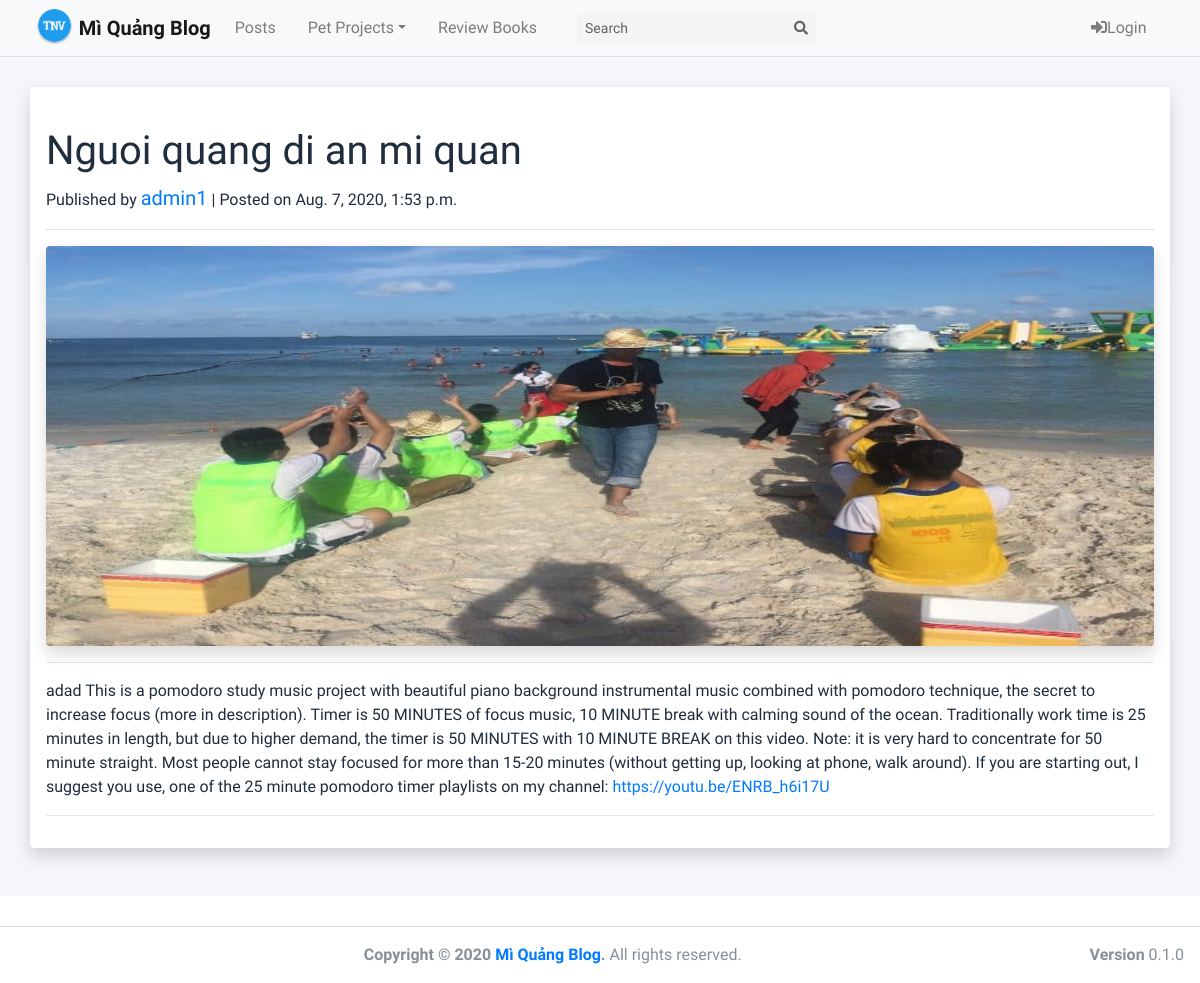
The app's page /blog/admin1-nguoi-quang-di-an-mi-quan/ with its own data.
### blog/models.py (models this page shows, shortened)
class BlogPost(models.Model):
    title = models.CharField(null=False, max_length=50, blank=False)
    content = RichTextUploadingField(blank=True, null=True)
    date_published = models.DateTimeField(auto_now_add=True, verbose_name="date published")
    image = models.ImageField(upload_to='blog', null=False, blank=True)
    date_updated = models.DateTimeField(auto_now=True, verbose_name="date updated")
    author = models.ForeignKey(settings.AUTH_USER_MODEL, on_delete=models.CASCADE)
    slug = models.SlugField(blank=True, unique=True)

### account/models.py (models this page shows, shortened)
class Account(AbstractBaseUser): # extends AbstractBaseUser
    phone_regex = RegexValidator(regex=r'^\d{8,10}$', message="phone number must be entered in the format: +84999999. Up to 14 digits allowed.")
    phone = models.CharField(validators=[phone_regex], max_length=11, unique=True)
    email = models.EmailField(verbose_name="email", max_length=254, unique=True)
    username = models.CharField(verbose_name="username", max_length=50, unique=True)
    full_name = models.CharField(verbose_name="full name", max_length=100)
    description = models.CharField(verbose_name="description", max_length=1000)
    skills = models.CharField(verbose_name="skill", max_length=1000)
    date_joined = models.DateTimeField(verbose_name="date joined", auto_now=True)
    last_login = models.DateTimeField(verbose_name="last login", auto_now=True)
    is_admin = models.BooleanField(default=False)
    is_staff = models.BooleanField(default=False)
    is_active = models.BooleanField(default=True)
    is_superuser = models.BooleanField(default=False)
    first_login = models.BooleanField(default=False)
    USERNAME_FIELD = 'phone'
    REQUIRED_FIELDS = ['email','username']
    objects = MyAccountManager()

### blog/views.py (the view)
# urls.py: path('<slug>/', detail_post_view, name='detail'),
def detail_post_view(request, slug):
    context = {}
    blog_post = get_object_or_404(BlogPost, slug=slug)
    context['blog_post'] = blog_post
    return render(request, 'blog/detail_post.html', context)

### blog/templates/blog/detail_post.html (shortened to what this page needs)
{% extends 'base.html' %}
{% block content %}
<div class="container">
	<div class="row">
      <div class="detail-post col-lg-12 shadow p-3 mb-5 bg-white rounded">
        <h1 class="mt-4">{{blog_post.title}}</h1>
        <p>Published by <a class="lead" href="#">{{blog_post.author.username}}</a> | Posted on {{blog_post.date_published}}</p>
        <hr>
        <img class="img-fluid shadow rounded" src="{{blog_post.image.url}}" alt="">
        <hr>
        <p>
            {{blog_post.content|safe}}
        </p>
        <hr>
      </div>
    </div>
</div>
{% endblock content %}

### blog/templates/blog/detail_post.html (style rules this page uses)
.detail-post { margin-top: 30px; }
.detail-post img { width:100%; height: 400px; }

### records on screen
BlogPost: title "Nguoi quang di an mi quan", author.username "admin1", date_published "Aug. 7, 2020, 1:53 p.m.", image (picture), content "adad This is a pomodoro study music project with beautiful piano background instrumental music combined with pomodoro technique, the secret to increase focus (more in description). Timer is 50 MINUTES of focus music, 10 MINUTE break with calming sound of the ocean. Traditionally work time is 25 minutes in length, but due to higher demand, the timer is 50 MINUTES with 10 MINUTE BREAK on this video. Note: it is very hard to concentrate for 50 minute straight. Most people cannot stay focused for more than 15-20 minutes (without getting up, looking at phone, walk around). If you are starting out, I suggest you use, one of the 25 minute pomodoro timer playlists on my channel:…"
